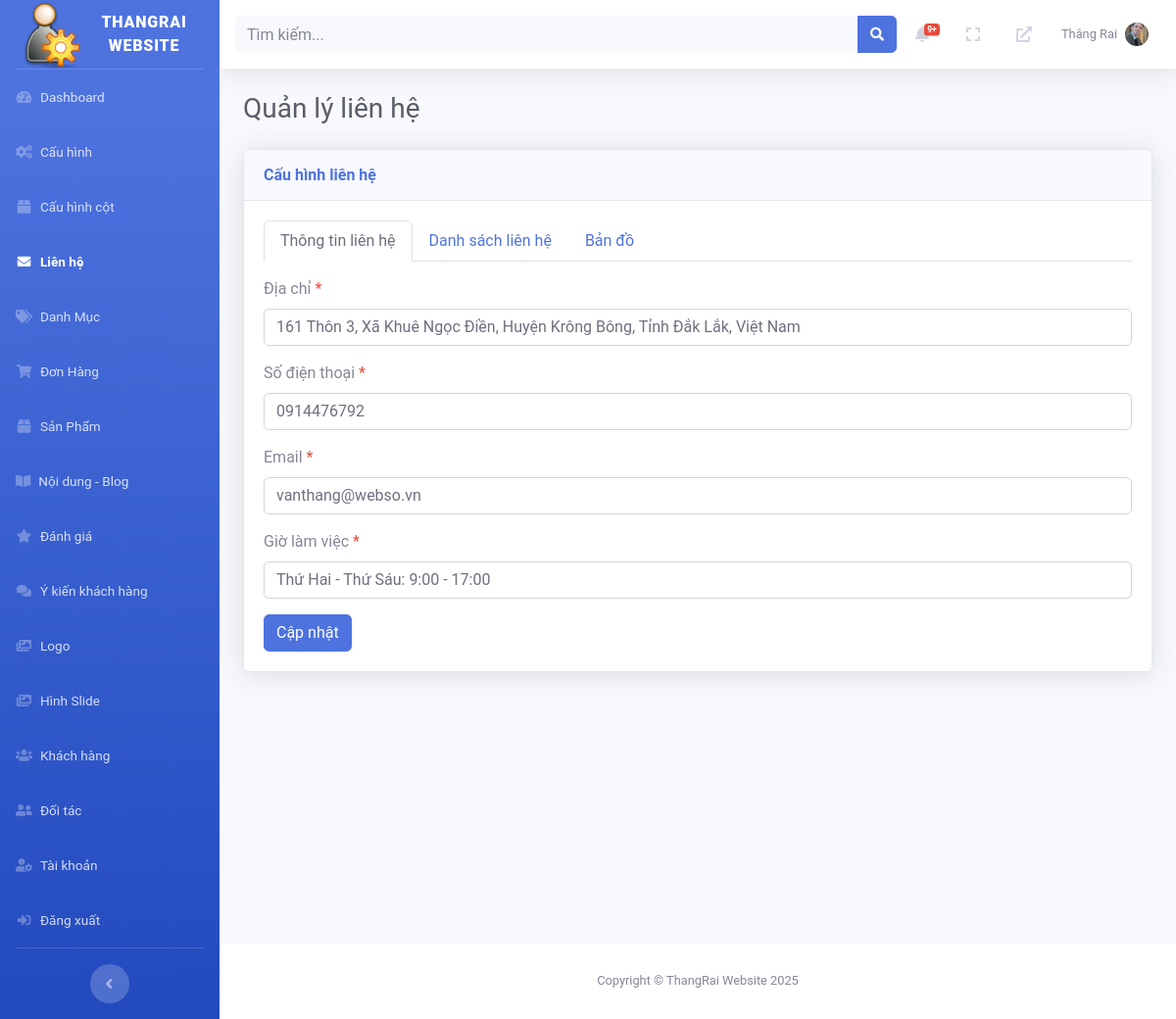
The app's page /admin/index.php?page=lienhe (signed in) with its own data.
### tables this page shows
CREATE TABLE `contacts_info` (
  `id` int NOT NULL,
  `address` varchar(255) NOT NULL,
  `phone` varchar(20) NOT NULL,
  `email` varchar(255) NOT NULL,
  `working_hours` varchar(100) NOT NULL,
  `map_iframe` text,
  `updated_at` timestamp NULL DEFAULT CURRENT_TIMESTAMP ON UPDATE CURRENT_TIMESTAMP
);

### admin/pages/lienhe/index.php (the view, shortened to what this page needs)
<?php
require_once 'C:/laragon/www/2/admin/config/db_connect.php';
$contacts_info = $pdo->query("SELECT * FROM contacts_info LIMIT 1")->fetch(PDO::FETCH_ASSOC);
?>
<div class="d-sm-flex align-items-center justify-content-between mb-4">
    <h1 class="h3 mb-0 text-gray-800">Quản lý liên hệ</h1>
</div>
<div class="card shadow mb-4">
    <div class="card-header py-3">
        <h6 class="m-0 font-weight-bold text-primary">Cấu hình liên hệ</h6>
    </div>
    <div class="card-body">
        <ul class="nav nav-tabs" id="contactTabs" role="tablist">
            <li class="nav-item">
                <a class="nav-link active" id="info-tab" data-bs-toggle="tab" href="#info" role="tab">Thông tin liên hệ</a>
            </li>
            <li class="nav-item">
                <a class="nav-link" id="contacts-tab" data-bs-toggle="tab" href="#contacts" role="tab">Danh sách liên hệ</a>
            </li>
            <li class="nav-item">
                <a class="nav-link" id="map-tab" data-bs-toggle="tab" href="#map" role="tab">Bản đồ</a>
            </li>
        </ul>
        <div class="tab-content mt-3" id="contactTabsContent">
            <div class="tab-pane fade show active" id="info" role="tabpanel">
                <form method="POST">
                    <div class="mb-3">
                        <label for="address" class="form-label">Địa chỉ <span class="text-danger">*</span></label>
                        <input type="text" class="form-control" id="address" name="address" value="<?php echo htmlspecialchars($contacts_info['address'] ?? ''); ?>" required>
                    </div>
                    <div class="mb-3">
                        <label for="phone" class="form-label">Số điện thoại <span class="text-danger">*</span></label>
                        <input type="text" class="form-control" id="phone" name="phone" value="<?php echo htmlspecialchars($contacts_info['phone'] ?? ''); ?>" required>
                    </div>
                    <div class="mb-3">
                        <label for="email" class="form-label">Email <span class="text-danger">*</span></label>
                        <input type="email" class="form-control" id="email" name="email" value="<?php echo htmlspecialchars($contacts_info['email'] ?? ''); ?>" required>
                    </div>
                    <div class="mb-3">
                        <label for="working_hours" class="form-label">Giờ làm việc <span class="text-danger">*</span></label>
                        <input type="text" class="form-control" id="working_hours" name="working_hours" value="<?php echo htmlspecialchars($contacts_info['working_hours'] ?? ''); ?>" required>
                    </div>
                    <button type="submit" class="btn btn-primary">Cập nhật</button>
                </form>
            </div>
        </div>
    </div>
</div>

### admin/includes/topbar.php (shortened to what this page needs)
<?php
require_once 'C:/laragon/www/2/admin/config/db_connect.php';
$admin_id = $_SESSION['admin_id'] ?? null;
$avatar = null;
$new_orders_count = 0;
if ($admin_id) {
    $stmt = $pdo->prepare("SELECT avatar FROM admins WHERE id = ?");
    $stmt->execute([$admin_id]);
    $admin = $stmt->fetch(PDO::FETCH_ASSOC);
    $avatar = $admin['avatar'] ?? null;
    $stmt = $pdo->prepare("SELECT COUNT(*) as count FROM orders WHERE status = 'pending'");
    $stmt->execute();
    $new_orders_count = $stmt->fetch(PDO::FETCH_ASSOC)['count'];
}
?>
<nav class="navbar navbar-expand navbar-light bg-white topbar mb-4 static-top shadow">
    <form class="container search-container">
        <div class="input-group search-input-group">
            <input type="text" class="form-control bg-light border-0 small" placeholder="Tìm kiếm..." id="search-input">
            <div class="input-group-append">
                <button class="btn btn-primary" type="button" id="search-button">
                    <i class="fas fa-search fa-sm"></i>
                </button>
            </div>
        </div>
    </form>
    <ul class="navbar-nav ml-auto">
        <li class="nav-item dropdown no-arrow mx-1">
            <a class="nav-link dropdown-toggle" href="#" id="ordersDropdown" role="button" data-toggle="dropdown">
                <i class="fas fa-bell fa-fw"></i>
                <?php if ($new_orders_count > 0): ?>
                    <span class="badge badge-danger badge-counter"><?php echo $new_orders_count > 9 ? '9+' : $new_orders_count; ?></span>
                <?php endif; ?>
            </a>
        </li>
        <li class="nav-item no-arrow mx-1">
            <a class="nav-link" href="#" id="fullscreenToggle">
                <i class="fas fa-expand fa-fw"></i>
            </a>
        </li>
        <li class="nav-item no-arrow mx-1">
            <a class="nav-link" href="http://localhost/2/public/" target="_blank">
                <i class="fas fa-external-link-alt fa-fw"></i>
            </a>
        </li>
        <li class="nav-item dropdown no-arrow">
            <a class="nav-link dropdown-toggle" href="#" id="userDropdown" role="button" data-toggle="dropdown">
                <span class="mr-2 d-none d-lg-inline text-gray-600 small">
                    <?php echo htmlspecialchars($_SESSION['admin_name'] ?? 'Admin'); ?>
                </span>
                <?php if ($avatar): ?>
                    <img src="/2/admin/<?php echo htmlspecialchars($avatar); ?>" alt="Avatar" class="rounded-circle" style="width: 24px; height: 24px; object-fit: cover;">
                <?php else: ?>
                    <img src="/2/admin/images/default-avatar.png" alt="Default Avatar" class="rounded-circle" style="width: 24px; height: 24px; object-fit: cover;">
                <?php endif; ?>
            </a>
        </li>
    </ul>
</nav>

### admin/assets/css/custom.css (style rules this page uses)
body { font-family: 'Roboto', sans-serif; }

### records on screen
contacts_info: address "161 Thôn 3, Xã Khuê Ngọc Điền, Huyện Krông Bông, Tỉnh Đắk Lắk, Việt Nam", phone "0914476792", email "vanthang@webso.vn", working_hours "Thứ Hai - Thứ Sáu: 9:00 - 17:00"

### other values on screen
SITE_NAME "THANGRAI WEBSITE"
$_SESSION['admin_name'] "Thắng Rai"
SITE_NAME "ThangRai Website"
